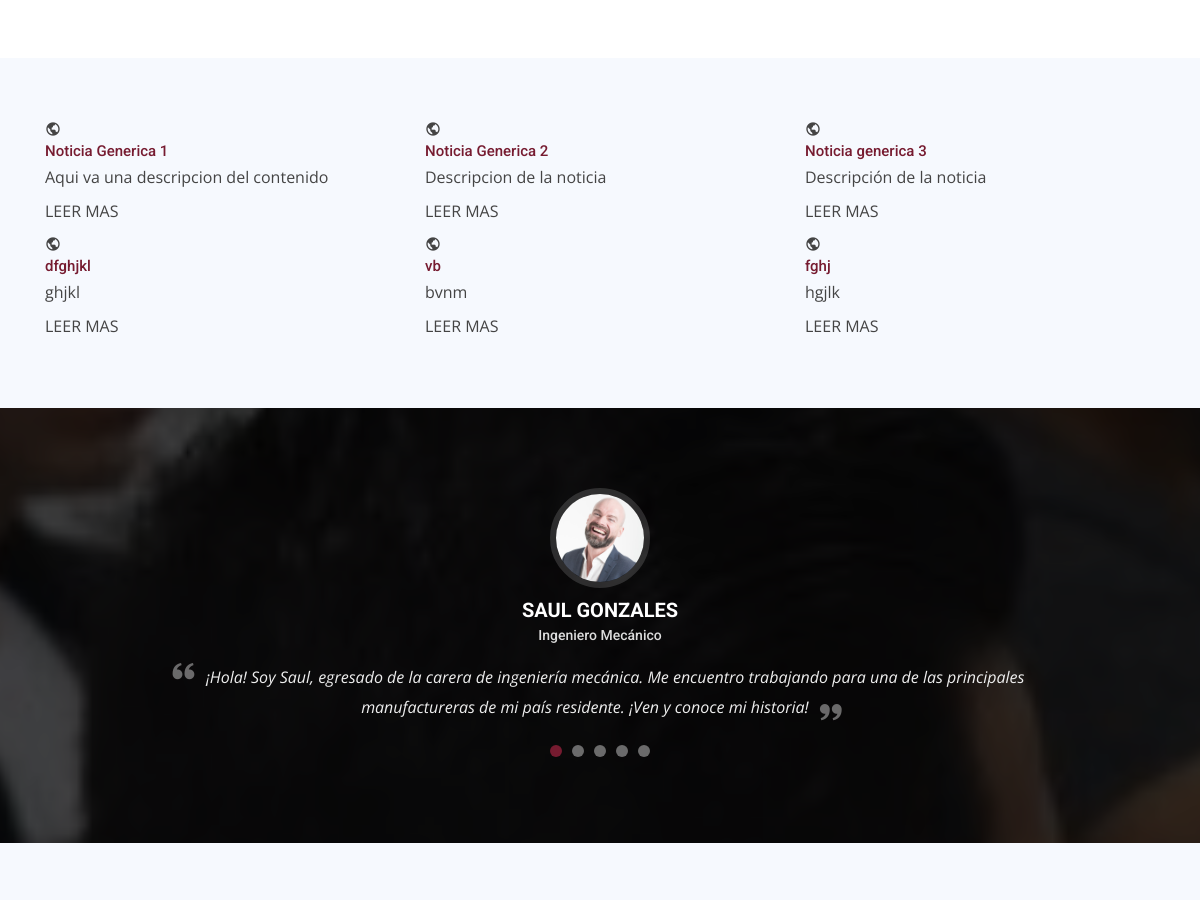
Before: / (middle part) with the older database file.
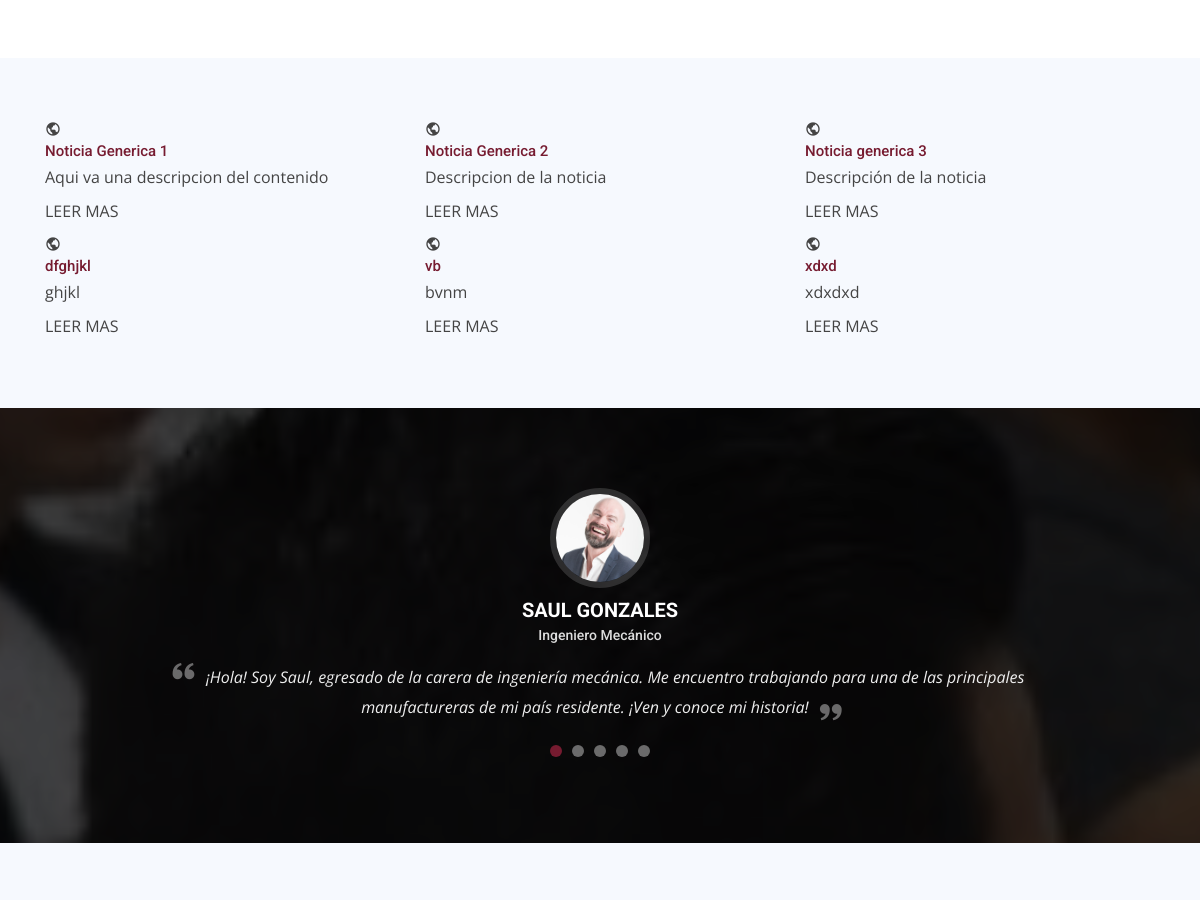
After: the same page with the newer database file.
### tables this page shows
CREATE TABLE `noticias3` (
  `id` int(6) NOT NULL,
  `title` varchar(200) DEFAULT NULL,
  `descripcion` varchar(200) DEFAULT NULL,
  `text` varchar(5000) DEFAULT NULL,
  PRIMARY KEY (`id`)
);

### index.php (the view, shortened to what this page needs)
<!DOCTYPE html>
<html lang="en">
<head>
  <?php include_once 'admin/includes/config.php' ?>
  <link rel="stylesheet" href="https://maxcdn.bootstrapcdn.com/bootstrap/3.4.1/css/bootstrap.min.css">
  <link href="assets/vendor/bootstrap/css/bootstrap.min.css" rel="stylesheet">
  <link href="assets/vendor/icofont/icofont.min.css" rel="stylesheet">
  <link href="assets/vendor/boxicons/css/boxicons.min.css" rel="stylesheet">
  <link href="assets/vendor/owl.carousel/assets/owl.carousel.min.css" rel="stylesheet">
  <link href="assets/vendor/venobox/venobox.css" rel="stylesheet">
  <link href="assets/vendor/aos/aos.css" rel="stylesheet">
  <link href="assets/css/style.css" rel="stylesheet">
</head>
    <link rel="stylesheet" href="https://cdnjs.cloudflare.com/ajax/libs/OwlCarousel2/2.3.4/assets/owl.carousel.min.css">
<body>
  <main id="main">
    <section id="inicio" class="inicio">
    </section>
       <section id="noticias" class="noticias section-bg">
      <div class="container" data-aos="fade-up">
        <div class="row">
          <?php
          if ($res = mysqli_query($link, "SELECT * FROM noticias3 ")) {
          while($row=mysqli_fetch_array($res)){
          ?>
            <div class="col-lg-4 col-md-6 d-flex align-items-stretch" data-aos="zoom-in" data-aos-delay="100">
              <div class="icon-box">
                <div class="icon"><i class="bx bx-world"></i></div>
                <h4 id="tNoticia"><a data-toggle="modal" data-target="#exampleModalCenter<?php echo $row[0] ?>"><?php echo $row[1] ?></a></h4>
                <p><?php echo $row[2] ?></p>
                <p id="lMas" data-toggle="modal" data-target="#exampleModalCenter<?php echo $row[0] ?>">LEER MAS</p>
              </div>
            </div>
          <?php } mysqli_free_result($res);} ?>
        </div>
      </div>
    </section>
    <section id="testimonials" class="testimonials">
      <div class="container" data-aos="zoom-in">
        <div class="owl-carousel testimonials-carousel">
          <div class="testimonial-item">
            <img src="assets/img/testimonials/testimonials-1.jpg" class="testimonial-img" alt="">
            <h3>SAUL GONZALES</h3>
            <h4>Ingeniero Mecánico</h4>
            <p>
              <i class="bx bxs-quote-alt-left quote-icon-left"></i>
              ¡Hola! Soy Saul, egresado de la carera de ingeniería mecánica. Me encuentro trabajando para una de las principales manufactureras de mi país residente. ¡Ven y conoce mi historia!
              <i class="bx bxs-quote-alt-right quote-icon-right"></i>
            </p>
          </div>
        </div>
      </div>
    </section>
    <section id="nosotros" class="about section-bg">
    </section>
    <br>
  </main>
</body>
</html>

### assets/css/style.css (style rules this page uses)
body { font-family: "Open Sans", sans-serif; color: #444444; font-size: 16px; }
a { color: #761b30; }
h1, h2, h3, h4, h5, h6 { font-family: "Roboto", sans-serif; }
#tNoticia { color: #761b30; }
section { padding: 60px 0; overflow: hidden; }
.section-bg { background-color: #f6f9fe; }
.testimonials { padding: 80px 0; background: url("../img/testimonials-bg.jpg") no-repeat; background-position: center center; background-size: cover; position: relative; }
.testimonials::before { content: ""; position: absolute; left: 0; right: 0; top: 0; bottom: 0; background: rgba(0, 0, 0, 0.7); }
.testimonials .testimonial-item { text-align: center; color: #fff; }
.testimonials .testimonial-item .testimonial-img { width: 100px; border-radius: 50%; border: 6px solid rgba(255, 255, 255, 0.15); margin: 0 auto; }
.testimonials .testimonial-item h3 { font-size: 20px; font-weight: bold; margin: 10px 0 5px 0; color: #fff; }
.testimonials .testimonial-item h4 { font-size: 14px; color: #ddd; margin: 0 0 15px 0; }
.testimonials .testimonial-item .quote-icon-left, .testimonials .testimonial-item .quote-icon-right { color: rgba(255, 255, 255, 0.4); font-size: 26px; }
.testimonials .testimonial-item .quote-icon-left { display: inline-block; left: -5px; position: relative; }
.testimonials .testimonial-item .quote-icon-right { display: inline-block; right: -5px; position: relative; top: 10px; }
.testimonials .testimonial-item p { font-style: italic; margin: 0 auto 15px auto; color: #eee; }
@media (min-width: 1024px) { .testimonials { background-attachment: fixed; } }
@media (min-width: 992px) { .testimonials .testimonial-item p { width: 80%; } }

Changed rows visible on the page:
removed noticias3: title "fghj", descripcion "hgjlk"
added noticias3: title "xdxd", descripcion "xdxdxd"
